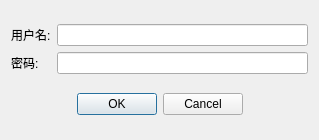
<?xml version="1.0" encoding="UTF-8"?>
<ui version="4.0">
 <class>LoginDialog</class>
 <widget class="QDialog" name="LoginDialog">
  <property name="geometry">
   <rect>
    <x>0</x>
    <y>0</y>
    <width>319</width>
    <height>140</height>
   </rect>
  </property>
  <property name="windowTitle">
   <string>LoginDialog</string>
  </property>
  <layout class="QVBoxLayout" name="verticalLayout">
   <item>
    <layout class="QGridLayout" name="gridLayout">
     <item row="0" column="0">
      <widget class="QLabel" name="label">
       <property name="text">
        <string>用户名:</string>
       </property>
      </widget>
     </item>
     <item row="0" column="1">
      <widget class="QLineEdit" name="m_editUsername"/>
     </item>
     <item row="1" column="0">
      <widget class="QLabel" name="label_2">
       <property name="text">
        <string>密码:</string>
       </property>
      </widget>
     </item>
     <item row="1" column="1">
      <widget class="QLineEdit" name="m_editPasswd">
       <property name="echoMode">
        <enum>QLineEdit::Password</enum>
       </property>
      </widget>
     </item>
    </layout>
   </item>
   <item>
    <layout class="QHBoxLayout" name="horizontalLayout">
     <item>
      <spacer name="horizontalSpacer">
       <property name="orientation">
        <enum>Qt::Horizontal</enum>
       </property>
       <property name="sizeHint" stdset="0">
        <size>
         <width>40</width>
         <height>20</height>
        </size>
       </property>
      </spacer>
     </item>
     <item>
      <widget class="QDialogButtonBox" name="m_btnBox">
       <property name="standardButtons">
        <set>QDialogButtonBox::Cancel|QDialogButtonBox::Ok</set>
       </property>
      </widget>
     </item>
     <item>
      <spacer name="horizontalSpacer_2">
       <property name="orientation">
        <enum>Qt::Horizontal</enum>
       </property>
       <property name="sizeHint" stdset="0">
        <size>
         <width>40</width>
         <height>20</height>
        </size>
       </property>
      </spacer>
     </item>
    </layout>
   </item>
  </layout>
 </widget>
 <resources/>
 <connections/>
</ui>
